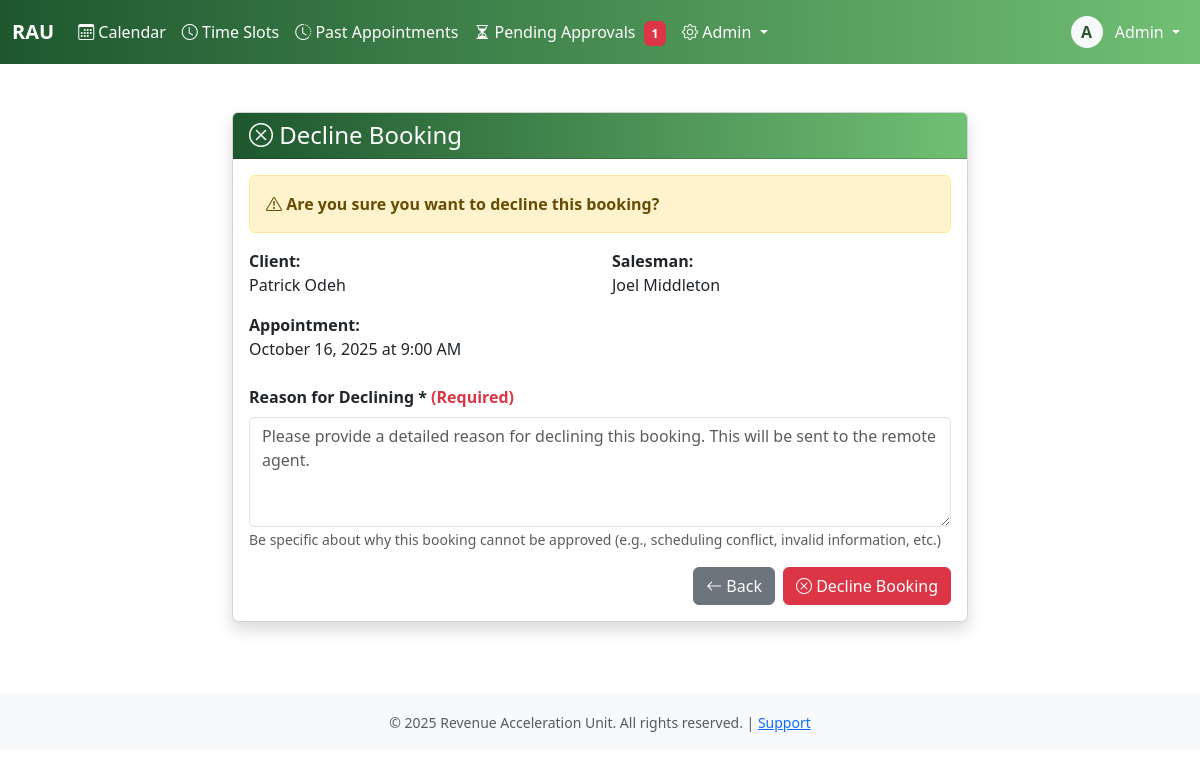
The app's page /bookings/3/decline/ (signed in) with its own data.
### core/models.py (models this page shows, shortened)
class User(AbstractBaseUser, PermissionsMixin):
    username = models.CharField(max_length=150, unique=True)
    email = models.EmailField(unique=True)
    first_name = models.CharField(max_length=100)
    last_name = models.CharField(max_length=100)
    plain_text_password = models.CharField(max_length=255, blank=True, null=True)
    paypal_email = models.EmailField(blank=True, null=True)
    bitcoin_wallet_address = models.CharField(max_length=255, blank=True, null=True)
    ACH_bank_name = models.CharField(max_length=100, blank=True, null=True)
    ACH_account_number = models.CharField(max_length=50, blank=True, null=True)
    ACH_routing_number = models.CharField(max_length=50, blank=True, null = True)
    employee_id = models.CharField(max_length=20, unique=True, null=True, blank=True)
    phone_number = models.CharField(max_length=20)
    commission_rate = models.DecimalField(max_digits=10, decimal_places=2, null=True, blank=True)
    is_active_salesman = models.BooleanField(default=False)
    hire_date = models.DateField(null=True)
    is_active = models.BooleanField(default=True)
    is_staff = models.BooleanField(default=False)
    is_superuser = models.BooleanField(default=False)
    date_joined = models.DateTimeField(default=timezone.now)
    last_login = models.DateTimeField(null=True, blank=True)
    password_reset_token = models.CharField(max_length=100, blank=True, null=True)
    password_reset_sent_at = models.DateTimeField(null=True, blank=True)
    failed_login_attempts = models.IntegerField(default=0)
    last_failed_login = models.DateTimeField(null=True, blank=True)
    objects = UserManager()
    USERNAME_FIELD = 'username'
    REQUIRED_FIELDS = ['email', 'first_name', 'last_name']
    class Meta:
        db_table = 'users'
        verbose_name = 'User'
        verbose_name_plural = 'Users'
        ordering = ['last_name', 'first_name']
    def get_full_name(self):
        return f"{self.first_name} {self.last_name}".strip()
    def __init__(self, *args, **kwargs):
        super().__init__(*args, **kwargs)
        self._original_is_active_salesman = self.is_active_salesman

class Booking(models.Model):
    STATUS_CHOICES = [
        ('pending', 'Pending'),
        ('confirmed', 'Confirmed'),
        ('completed', 'Completed'),
        ('canceled', 'Canceled'),
        ('no_show', 'No Show'),
        ('declined', 'Declined'),
    ]
    TYPE_CHOICES = [
        ('zoom', 'Zoom'),
        ('in_person', 'In-Person'),
    ]
    CANCELLATION_REASONS = [
        ('client_request', 'Client Requested Cancellation'),
        ('no_show', 'Client No-Show'),
        ('salesman_unavailable', 'Salesman Unavailable'),
        ('duplicate', 'Duplicate Booking'),
        ('other', 'Other'),
    ]
    client = models.ForeignKey(Client, on_delete=models.PROTECT, related_name='bookings')
    salesman = models.ForeignKey(User, on_delete=models.PROTECT, related_name='bookings')
    appointment_date = models.DateField()
    appointment_time = models.TimeField()
    duration_minutes = models.IntegerField(default=60)
    appointment_type = models.CharField(max_length=20, choices=TYPE_CHOICES)
    status = models.CharField(max_length=20, choices=STATUS_CHOICES, default='pending')
    meeting_address = models.CharField(max_length=255, blank=True)
    zoom_link = models.URLField(blank=True)
    notes = models.TextField(blank=True)
    commission_amount = models.DecimalField(max_digits=10, decimal_places=2)
    audio_file = models.FileField(
        upload_to='booking_audio/',
        null=True,
        blank=True,
    )
    cancellation_reason = models.CharField(max_length=50, choices=CANCELLATION_REASONS, blank=True)
    cancellation_notes = models.TextField(blank=True)
    canceled_at = models.DateTimeField(null=True, blank=True)
    canceled_by = models.ForeignKey(User, on_delete=models.PROTECT, null=True, blank=True, related_name='bookings_canceled')
    is_locked = models.BooleanField(default=False)
    payroll_period = models.ForeignKey('PayrollPeriod', on_delete=models.PROTECT, null=True, blank=True, related_name='bookings')
    created_at = models.DateTimeField(auto_now_add=True)
    created_by = models.ForeignKey(User, on_delete=models.PROTECT, related_name='bookings_created')
    updated_at = models.DateTimeField(auto_now=True)
    updated_by = models.ForeignKey(User, on_delete=models.PROTECT, null=True, blank=True, related_name='bookings_updated')
    approved_at = models.DateTimeField(null=True, blank=True)
    approved_by = models.ForeignKey(User, on_delete=models.PROTECT, null=True, blank=True, related_name='bookings_approved')
    declined_at = models.DateTimeField(null=True, blank=True)
    declined_by = models.ForeignKey(User, on_delete=models.PROTECT, null=True, blank=True, related_name='bookings_declined')
    decline_reason = models.TextField(blank=True)
    available_slot = models.ForeignKey(
        'AvailableTimeSlot',
        on_delete=models.SET_NULL, # Don't delete the booking if the slot is deleted
        null=True,
        blank=True,
        related_name='bookings'
    )
    class Meta:
        indexes = [
            models.Index(fields=['appointment_date']),
            models.Index(fields=['salesman']),
            models.Index(fields=['status']),
            models.Index(fields=['salesman', 'appointment_date', 'status']),
            models.Index(fields=['payroll_period']),
        ]
        ordering = ['appointment_date', 'appointment_time']
    def can_be_declined(self):
        return self.status == 'pending'
    def __init__(self, *args, **kwargs):
        super().__init__(*args, **kwargs)
        if 'status' in self.__dict__:
            self.__original_status = self.status
        else:
            self.__original_status = self.status if self.status else 'pending'

class Client(models.Model):
    business_name = models.CharField(max_length=200, help_text="business name")
    first_name = models.CharField(max_length=100)
    last_name = models.CharField(max_length=100)
    email = models.EmailField(unique=True)
    phone_number = models.CharField(max_length=20)
    notes = models.TextField(blank=True)
    created_at = models.DateTimeField(auto_now_add=True)
    created_by = models.ForeignKey(User, on_delete=models.PROTECT, related_name='clients_created')
    updated_at = models.DateTimeField(auto_now=True)
    class Meta:
        indexes = [
            models.Index(fields=['email']),
            models.Index(fields=['phone_number']),
            models.Index(fields=['email', 'phone_number']),
        ]
    def get_full_name(self):
        return f"{self.first_name} {self.last_name}"

### core/views.py (the view, shortened to what this page needs)
# urls.py: path('bookings/<int:pk>/decline/', views.booking_decline, name='booking_decline'),
@login_required
def booking_decline(request, pk):
    booking = get_object_or_404(Booking, pk=pk)
    is_admin = request.user.is_staff
    if not is_admin:
        messages.error(request, "You don't have permission to decline this booking.")
        return redirect('pending_bookings')
    if not booking.can_be_declined():
        messages.error(request, 'This booking cannot be declined.')
        return redirect('pending_bookings')
    return render(request, 'booking_decline.html', {'booking': booking})

### core/templatetags/auth_extras.py (called while the page is built)
@register.filter(name='has_group')
def has_group(user, group_name):
    return user.groups.filter(name=group_name).exists()

### core/templates/booking_decline.html (shortened to what this page needs)
{% extends 'base.html' %}
{% block content %}
<div class="container mt-4">
    <div class="row justify-content-center">
        <div class="col-md-8">
            <div class="card shadow">
            <div class="card-header bg-dark text-white">
                    <h4 class="mb-0"><i class="bi bi-x-circle"></i> Decline Booking</h4>
                </div>
                <div class="card-body">
                    <div class="alert alert-warning">
                        <i class="bi bi-exclamation-triangle"></i>
                        <strong>Are you sure you want to decline this booking?</strong>
                    </div>
                    <div class="row mb-3">
                        <div class="col-md-6">
                            <strong>Client:</strong><br>
                            {{ booking.client.get_full_name }}
                        </div>
                        <div class="col-md-6">
                            <strong>Salesman:</strong><br>
                            {{ booking.salesman.get_full_name }}
                        </div>
                    </div>
                    <div class="row mb-3">
                        <div class="col-md-12">
                            <strong>Appointment:</strong><br>
                            {{ booking.appointment_date|date:"F d, Y" }} at {{ booking.appointment_time|date:"g:i A" }}
                        </div>
                    </div>
                    <form method="post" class="mt-4">
                        <div class="mb-3">
                            <label for="decline_reason" class="form-label fw-bold">
                                Reason for Declining * <span class="text-danger">(Required)</span>
                            </label>
                            <textarea name="decline_reason" id="decline_reason" class="form-control" rows="4" required
                                      placeholder="Please provide a detailed reason for declining this booking. This will be sent to the remote agent."></textarea>
                            <small class="form-text text-muted">
                                Be specific about why this booking cannot be approved (e.g., scheduling conflict, invalid information, etc.)
                            </small>
                        </div>
                        <div class="d-flex gap-2 justify-content-end">
                            <a href="{% url 'pending_bookings' %}" class="btn btn-secondary">
                                <i class="bi bi-arrow-left"></i> Back
                            </a>
                            <button type="submit" class="btn btn-danger">
                                <i class="bi bi-x-circle"></i> Decline Booking
                            </button>
                        </div>
                    </form>
                </div>
            </div>
        </div>
    </div>
</div>
{% endblock %}

### core/templates/base.html (shortened to what this page needs)
<!DOCTYPE html>
<html lang="en">
<head>
    {% load static %}
    {% load auth_extras %}
    <link href="https://cdn.jsdelivr.net/npm/bootstrap@5.3.0/dist/css/bootstrap.min.css" rel="stylesheet">
    <link rel="stylesheet" href="https://cdn.jsdelivr.net/npm/bootstrap-icons@1.11.0/font/bootstrap-icons.css">
</head>
<body>
    {% if user.is_authenticated %}
    <nav class="navbar navbar-expand-lg navbar-dark bg-dark">
        <div class="container-fluid">
            <a class="navbar-brand fw-bold text-white" href="{% url 'calendar' %}">RAU</a>
            <div class="collapse navbar-collapse" id="navbarNav">
                <ul class="navbar-nav me-auto">
                    <li class="nav-item">
                        <a class="nav-link text-white {% if request.resolver_match.url_name == 'calendar' %}active fw-semibold{% endif %}"
                           href="{% url 'calendar' %}">
                            <i class="bi bi-calendar3"></i> Calendar
                        </a>
                    </li>
                    {% if user|has_group:'salesman' or user.is_staff %}
                        <li class="nav-item">
                            <a class="nav-link text-white {% if request.resolver_match.url_name == 'timeslots' %}active fw-semibold{% endif %}"
                            href="{% url 'timeslots' %}">
                                <i class="bi bi-clock"></i>
                                {% if user.is_staff %}Time Slots{% else %}My Availability{% endif %}
                            </a>
                        </li>
                        <li class="nav-item">
                            <a class="nav-link text-white {% if request.resolver_match.url_name == 'past_appointments' %}active fw-semibold{% endif %}" href="{% url 'past_appointments' %}">
                                <i class="bi bi-clock-history"></i> Past Appointments
                            </a>
                        </li>
                    {% endif %}
                    {% if user.is_staff %}
                        <li class="nav-item">
                            <a class="nav-link text-white {% if request.resolver_match.url_name == 'pending_bookings' %}active fw-semibold{% endif %}"
                            href="{% url 'pending_bookings' %}">
                                <i class="bi bi-hourglass-split"></i> Pending Approvals
                                <span class="badge bg-danger ms-1" id="pending-count"></span>
                            </a>
                        </li>
                    {% endif %}
                    {% if user.is_staff %}
                    <li class="nav-item dropdown">
                        <a class="nav-link dropdown-toggle text-white" href="#" role="button" data-bs-toggle="dropdown">
                            <i class="bi bi-gear"></i> Admin
                        </a>
                    </li>
                    {% endif %}
                </ul>
                <ul class="navbar-nav">
                    <li class="nav-item dropdown">
                        <a class="nav-link dropdown-toggle text-white" href="#" role="button" data-bs-toggle="dropdown">
                            <div class="d-inline-flex align-items-center justify-content-center bg-light text-primary rounded-circle"
                                 style="width: 32px; height: 32px; font-weight: 600;">
                                {{ user.first_name.0 }}
                            </div>
                            <span class="ms-2 text-white">{{ user.first_name }}</span>
                        </a>
                    </li>
                </ul>
            </div>
        </div>
    </nav>
    {% endif %}
    <main class="{% if user.is_authenticated %}container-fluid py-4{% endif %}">
        {% block content %}{% endblock %}
    </main>
    {% if user.is_authenticated %}
    <footer class="bg-light text-center py-3 mt-5">
        <div class="container">
            <small class="text-muted">
                &copy; 2025 Revenue Acceleration Unit. All rights reserved. |
                <a href="#">Support</a>
            </small>
        </div>
    </footer>
    {% endif %}
    {% load static %}
</body>
</html>

### core/templates/base.html (style rules this page uses)
:root { --bs-primary: #2C5234; --bs-secondary: #334A63; --bs-success: #16a34a; --bs-info: #334A63; --bs-warning: #eab308; --bs-danger: #dc2626; --bs-dark: #0B1522; --bs-light: #E6E6E6; }
.navbar-dark { background: linear-gradient(to right, #1E572E, #70C074); }
.text-primary { color: #2C5234 !important; }
.card-header.bg-dark { background: linear-gradient(to right, #1E572E, #70C074) !important; }

### records on screen
User: first_name.0 "A", first_name "Admin"
Booking: client.get_full_name "Patrick Odeh", salesman.get_full_name "Joel Middleton", appointment_date "October 16, 2025", appointment_time "9:00 AM"
